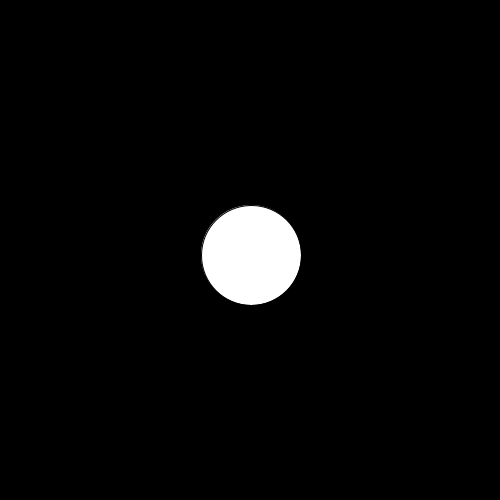
Frame 1 (no input)
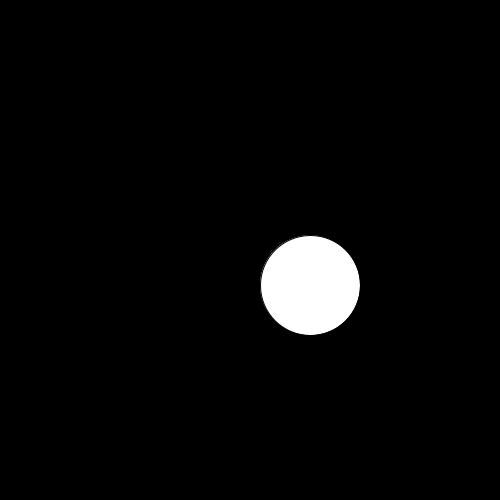
Frame 60 (the mouse pressed at the canvas centre just before this capture)
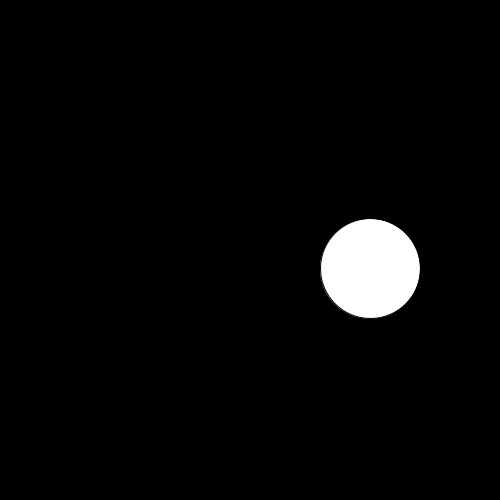
Frame 120 (the mouse held since frame 60 and released just before this capture)

The Processing sketch that drew these frames (run headless with seeded random() and noise(); from frame 60 on, the mouse is pressed at the canvas centre):

// Processing sketch: bouncingBallWithPVectors
// ── bouncingBallWithPVectors.pde
PVector position;
PVector velocity;
PVector acceleration;
int radius;

void setup(){
  size (500, 500);
  background (0);
  
  position = new PVector(width/2, height/2);
  velocity = new PVector(1,5);
  acceleration = new PVector(0, -0.9);
  
  
}

void draw(){
  background(0);
  position.add(velocity);
  velocity.add(acceleration);
  
  if(position.x >= (width- radius/2) || position.x <= radius/2){
    //this reverses the acceleration to keep it in its boundaries
    velocity.x = velocity.x *-1;
  }
 
  if(position.y >= (height- radius/2) || position.y <= radius/2){
    velocity.y = velocity.y *-1; 
  }
  
  ellipse(position.x, position.y, 100, 100);
}
